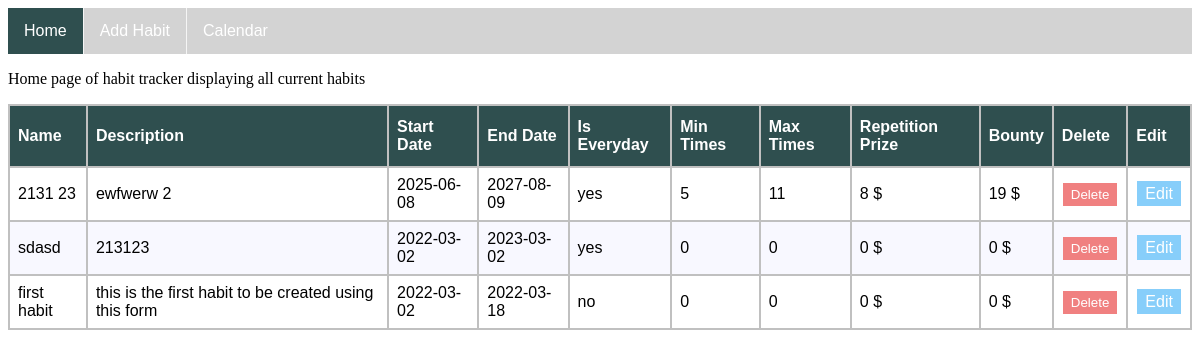
The app's page /home.php with its own data.
### tables this page shows
CREATE TABLE `habits` (
  `id` int(11) NOT NULL,
  `name` varchar(50) NOT NULL,
  `description` varchar(150) NOT NULL,
  `start_date` date NOT NULL,
  `end_date` date NOT NULL,
  `is_everyday` tinyint(1) NOT NULL,
  `min_times` int(5) DEFAULT NULL,
  `max_times` int(5) DEFAULT NULL,
  `build_up_amount` int(5) DEFAULT NULL,
  `bounty` int(10) DEFAULT NULL
);

### home.php (the view, shortened to what this page needs)
<?php
$mysqli = new mysqli('localhost', 'root', '', 'habit_tracker');
$sql = "SELECT * FROM habits ORDER BY id DESC ";
$result = $mysqli->query($sql);
?>
<!DOCTYPE html>
<html>
<head>
 	<link rel="stylesheet" href="css/style.css">
</head>
<body>
	<p>Home page of habit tracker displaying all current habits</p>
	<table id="habits-table">
            <tr>
                <th>Name</th>
                <th>Description</th>
                <th>Start Date</th>
                <th>End Date</th>
                <th>Is Everyday</th>
                <th>Min Times</th>
                <th>Max Times</th>
                <th>Repetition Prize</th>
                <th>Bounty</th>
                <th>Delete</th>
                <th>Edit</th>
            </tr>
        	<form name="form_habit" method="post" action="delete_habit.php">
	<?php
		while($rows=$result->fetch_assoc())
		{
	?>
			<tr>
			<td><?php echo $rows['name'];?></td>
			<td><?php echo $rows['description'];?></td>
			<td><?php echo $rows['start_date'];?></td>
			<td><?php echo $rows['end_date'];?></td>
			<td><?php if ($rows['is_everyday'] == 0) echo 'no'; else echo 'yes';?></td>
			<td><?php echo $rows['min_times'];?></td>
			<td><?php echo $rows['max_times'];?></td>
			<td><?php echo $rows['build_up_amount'].' $';?></td>
			<td><?php echo $rows['bounty'].' $';?></td>
			<td><input type="submit" value="Delete" name="delete_id[<?php echo $rows['id'];?>]"></td>
			<td><a name="edit-button" href="edit_habit.php?id=<?php echo $rows['id']; ?>"> Edit </a>
			</tr>
	<?php
		}
	?>
			</form>
	</table>
</body>
</html>

### css/style.css (style rules this page uses)
#habits-table { font-family: Arial, Helvetica, sans-serif; border-collapse: collapse; width: 100%; }
#habits-table td, #habits-table th { border: 2px solid silver; padding: 8px; }
#habits-table tr:nth-child(even) { background-color: ghostwhite; }
#habits-table th { padding-top: 12px; padding-bottom: 12px; text-align: left; background-color: darkslategrey; color: white; }
input[type=submit][value=Delete] { background-color: lightcoral; border: none; color: white; padding: 4px 8px; text-decoration: none; margin: 2px 1px; cursor: pointer; }
a[name=edit-button] { background-color: lightskyblue; border: none; color: white; padding: 4px 8px; text-decoration: none; margin: 2px 1px; cursor: pointer; }

### records on screen
habits: name "2131 23", description "ewfwerw 2", start_date "2025-06-08", end_date "2027-08-09", is_everyday "yes", min_times "5", max_times "11", build_up_amount "8", bounty "19"
habits: name "sdasd", description "213123", start_date "2022-03-02", end_date "2023-03-02", is_everyday "yes", min_times "0", max_times "0", build_up_amount "0", bounty "0"
habits: name "first habit", description "this is the first habit to be created using this form", start_date "2022-03-02", end_date "2022-03-18", is_everyday "no", min_times "0", max_times "0", build_up_amount "0", bounty "0"
